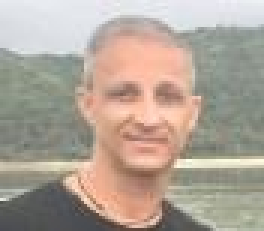
#> input picture training-data/s1/1.jpg, 88 x 77 px (shown 3 times larger); its folder holds only this picture in this run
$ python fdHaar.py
#> lines starting #> are read from the running program, lines starting #| are printed output that depends on the picture; after the words box and inside, x2 and y2 are one past the last pixel; in counts of white or black regions, pixels touching at a corner belong together
import cv2
import time
import matplotlib.pyplot as plt
import numpy as np
import os

subjects = ["", "Edson Soares", "Sophia Soares", "Arthur Soares", "Julia Pereira"]

def detect_faces(f_cascade, colored_img):
	img_copy = colored_img.copy()

	gray = cv2.cvtColor(img_copy, cv2.COLOR_BGR2GRAY)

	faces = f_cascade.detectMultiScale(gray, scaleFactor=1.1, minNeighbors=5)

	return faces


def detect_face(img):
	gray = cv2.cvtColor(img, cv2.COLOR_BGR2GRAY)

	face_cascade = cv2.CascadeClassifier('lbpcascade_frontalface.xml')

	faces = face_cascade.detectMultiScale(gray, scaleFactor=1.2, minNeighbors=5);

	if (len(faces) == 0):
		return None, None

	(x, y, w, h) = faces[0]

	return gray[y:y + w, x:x + h], faces[0]

def prepare_training_data(data_folder_path):
#> called with data_folder_path = 'training-data'
	dirs = os.listdir(data_folder_path)

	faces = []
	labels = []

	for dir_name in dirs:
		if not dir_name.startswith("s"):
			continue

		label = int(dir_name.replace("s", ""))

		subject_dir_path = data_folder_path + "/" + dir_name

		subject_images_names = os.listdir(subject_dir_path)

		for image_name in subject_images_names:
			if (image_name.startswith(".")):
				continue;

			image_path = subject_dir_path + "/" + image_name

			image = cv2.imread(image_path)
#> image is the input picture: shape (77, 88, 3); mean B, G, R 151.6, 163.8, 176.6

			cv2.imshow("Imagem em aprendizado: ", cv2.resize(image, (400, 500)))
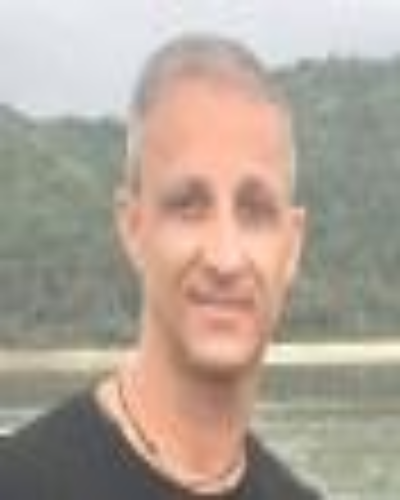
#> window 'Imagem em aprendizado: ': shape (500, 400, 3); mean B, G, R 151.5, 163.7, 176.4
			cv2.waitKey(100)

			face, rect = detect_face(image)
#> in detect_face, `gray = cv2.cvtColor(img, cv2.COLOR_BGR2GRAY)`:
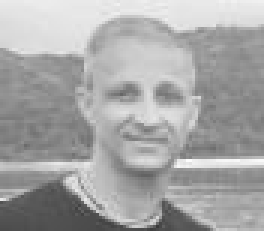
#> gray: shape (77, 88) (shown 3 times larger); min 58, max 252, mean 166.2
#> in detect_face, `faces = face_cascade.detectMultiScale(gray, scaleFactor=1.2, minNeighb..`: faces = [[25, 13, 48, 48]]
#> in detect_face, `(x, y, w, h) = faces[0]`: x = 25; y = 13; w = 48
#> rect = [25, 13, 48, 48]

			if face is not None:
				faces.append(face)
				labels.append(label)
#> pass 2 of the loop in prepare_training_data, `for dir_name in dirs:`:
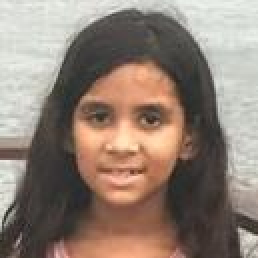
#> input picture training-data/s2/1.jpg, 129 x 129 px (shown 2 times larger)
#> in prepare_training_data, image is the input picture: shape (129, 129, 3); mean B, G, R 116.3, 127.6, 144.1
#> in detect_face (call 2), `gray = cv2.cvtColor(img, cv2.COLOR_BGR2GRAY)`:
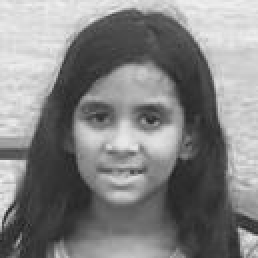
#> gray: shape (129, 129) (shown 2 times larger); min 31, max 242, mean 131.2
#> in detect_face (call 2), `faces = face_cascade.detectMultiScale(gray, scaleFactor=1.2, minNeighb..`: faces = [[27, 31, 72, 72]]
#> in detect_face (call 2), `(x, y, w, h) = faces[0]`: x = 27; y = 31; w = 72
#> in prepare_training_data, `face, rect = detect_face(image)`:
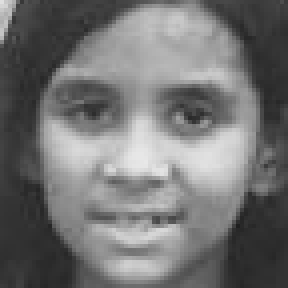
#> face: shape (72, 72) (shown 4 times larger); min 31, max 232, mean 114.9
#> in prepare_training_data, `face, rect = detect_face(image)`: rect = [27, 31, 72, 72]

	cv2.destroyAllWindows()
	cv2.waitKey(1)
	cv2.destroyAllWindows()

	return faces, labels

print('Preparando os dados para reconhecimento facial...')

faces, labels = prepare_training_data("training-data")
#> faces = 2 items; labels = [1, 2]

print("Dados preparados")

print('Total de rostros encontrados: ' + str(len(faces)))
#| Total de rostros encontrados: 2
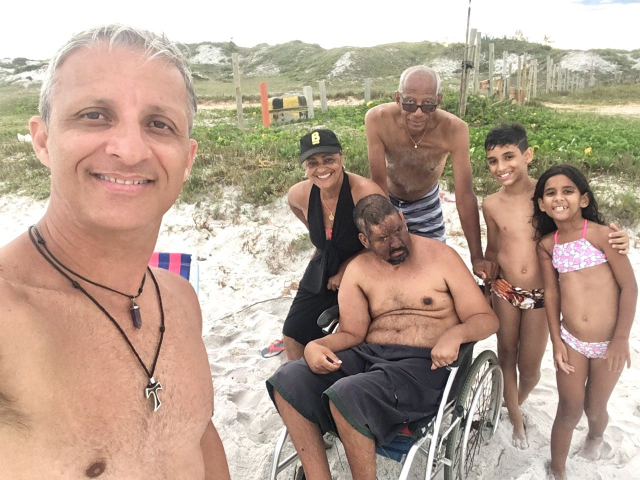
#> input picture fotos-testes/Arraial.jpeg, 1280 x 960 px (shown at 1/2 size)
#> further down, test_img1 is the input picture: shape (960, 1280, 3); mean B, G, R 145.7, 161.8, 183.4

face_recognizer = cv2.face.LBPHFaceRecognizer_create()

face_recognizer.train(faces, np.array(labels))

def draw_rectangle(img, rect):
	(x, y, w, h) = rect
	cv2.rectangle(img, (x, y), (x+w, y+h), (0, 255, 0), 2)

def draw_text(img, text, x, y):
	cv2.putText(img, text, (x, y), cv2.FONT_HERSHEY_PLAIN, 1.5, (0, 255, 0), 2)

def predict(test_img):
	retorno = []

	img = test_img.copy()

	gray = cv2.cvtColor(img, cv2.COLOR_BGR2GRAY)
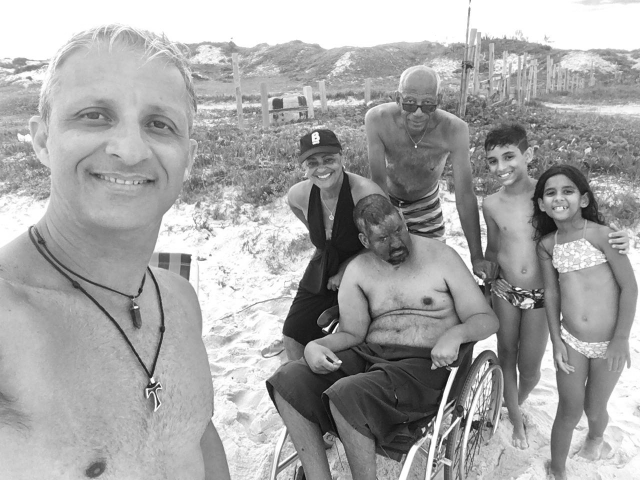
#> gray: shape (960, 1280) (shown at 1/2 size); min 0, max 255, mean 166.4

	face_cascade = cv2.CascadeClassifier('lbpcascade_frontalface.xml')
	faces = detect_faces(face_cascade, img)
#> in detect_faces, `faces = f_cascade.detectMultiScale(gray, scaleFactor=1.1, minNeighbors..`: faces = [[1076, 349, 88, 88], [1035, 743, 101, 101], [107, 130, 301, 301]]

	if (len(faces) == 0):
		return None, None

	for face in faces:
		(x, y, w, h) = face

		face_, rect = gray[y:y + w, x:x + h], face

		label, confidence = face_recognizer.predict(face_)

		label_text = subjects[label]

		draw_rectangle(img, rect)
		draw_text(img, label_text, rect[0], rect[1]-5)
#> this loop made 3 passes
#> confidence on passes 1 to 3: 109.8, 137.6, 119.5
#> pass 1, in predict, `face_, rect = gray[y:y + w, x:x + h], face`:
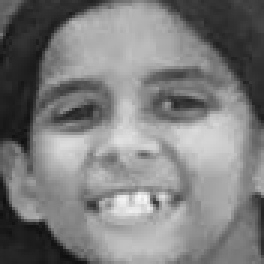
#> face_: shape (88, 88) (shown 3 times larger); min 15, max 249, mean 125.3
#> pass 3, in predict, `face_, rect = gray[y:y + w, x:x + h], face`:
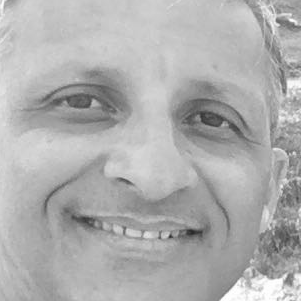
#> face_: shape (301, 301); min 40, max 255, mean 174.2
#> after the loop:
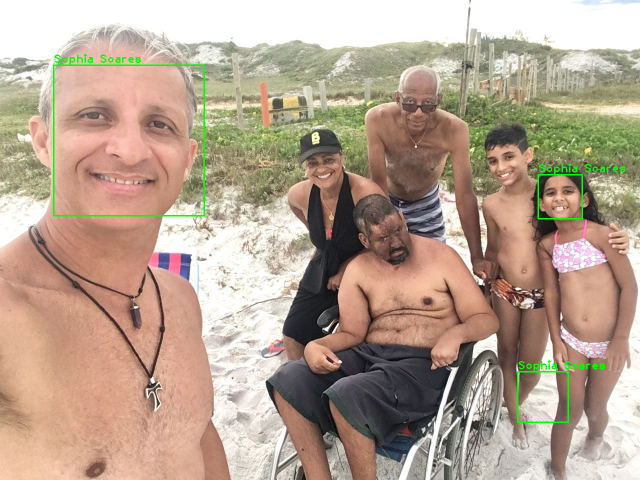
#> img: shape (960, 1280, 3) (shown at 1/2 size); 0.72% of pixels changed, all inside (x1, y1, x2, y2) = (106, 108, 1251, 846)

	return img

print("Identificando imagens...")

#test_img1 = cv2.imread("fotos-testes/test1.jpg")
test_img1 = cv2.imread("fotos-testes/Arraial.jpeg")

predicted_img1 = predict(test_img1)
print("Previsao Finalizada...")

#cv2.imshow(subjects[1], cv2.resize(predicted_img1, (400, 500)))
cv2.imshow('Cabo Frio', predicted_img1)
cv2.waitKey(0)
cv2.destroyAllWindows()
cv2.waitKey(1)
cv2.destroyAllWindows()
